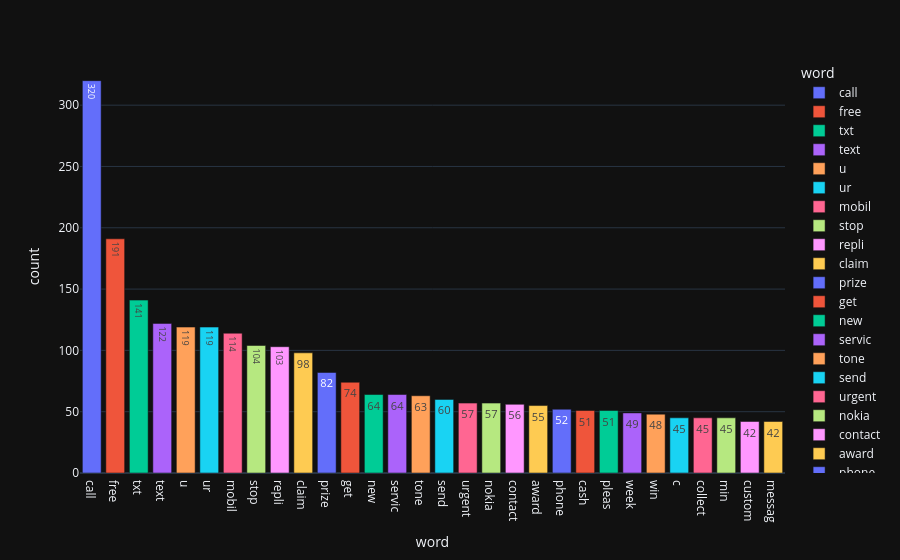

Notebook code cell kept with this figure:
### Code cell
px.bar(spam_freq_wrds, x='word', y='count', color='word', text='count')

### Figure 1 — Plotly figure (JSON) as saved in the notebook; plotly's stock layout.template omitted (floating-point values rounded to 4 significant figures)
{"data": [{"hovertemplate": "word=%{x}<br>count=%{text}<extra></extra>", "legendgroup": "call", "marker": {"color": "#636efa", "pattern": {"shape": ""}}, "name": "call", "orientation": "v", "showlegend": true, "text": [320.0], "textposition": "auto", "type": "bar", "x": ["call"], "xaxis": "x", "y": [320], "yaxis": "y"}, {"hovertemplate": "word=%{x}<br>count=%{text}<extra></extra>", "legendgroup": "free", "marker": {"color": "#EF553B", "pattern": {"shape": ""}}, "name": "free", "orientation": "v", "showlegend": true, "text": [191.0], "textposition": "auto", "type": "bar", "x": ["free"], "xaxis": "x", "y": [191], "yaxis": "y"}, {"hovertemplate": "word=%{x}<br>count=%{text}<extra></extra>", "legendgroup": "txt", "marker": {"color": "#00cc96", "pattern": {"shape": ""}}, "name": "txt", "orientation": "v", "showlegend": true, "text": [141.0], "textposition": "auto", "type": "bar", "x": ["txt"], "xaxis": "x", "y": [141], "yaxis": "y"}, {"hovertemplate": "word=%{x}<br>count=%{text}<extra></extra>", "legendgroup": "text", "marker": {"color": "#ab63fa", "pattern": {"shape": ""}}, "name": "text", "orientation": "v", "showlegend": true, "text": [122.0], "textposition": "auto", "type": "bar", "x": ["text"], "xaxis": "x", "y": [122], "yaxis": "y"}, {"hovertemplate": "word=%{x}<br>count=%{text}<extra></extra>", "legendgroup": "u", "marker": {"color": "#FFA15A", "pattern": {"shape": ""}}, "name": "u", "orientation": "v", "showlegend": true, "text": [119.0], "textposition": "auto", "type": "bar", "x": ["u"], "xaxis": "x", "y": [119], "yaxis": "y"}, {"hovertemplate": "word=%{x}<br>count=%{text}<extra></extra>", "legendgroup": "ur", "marker": {"color": "#19d3f3", "pattern": {"shape": ""}}, "name": "ur", "orientation": "v", "showlegend": true, "text": [119.0], "textposition": "auto", "type": "bar", "x": ["ur"], "xaxis": "x", "y": [119], "yaxis": "y"}, {"hovertemplate": "word=%{x}<br>count=%{text}<extra></extra>", "legendgroup": "mobil", "marker": {"color": "#FF6692", "pattern": {"shape": ""}}, "name": "mobil", "orientation": "v", "showlegend": true, "text": [114.0], "textposition": "auto", "type": "bar", "x": ["mobil"], "xaxis": "x", "y": [114], "yaxis": "y"}, {"hovertemplate": "word=%{x}<br>count=%{text}<extra></extra>", "legendgroup": "stop", "marker": {"color": "#B6E880", "pattern": {"shape": ""}}, "name": "stop", "orientation": "v", "showlegend": true, "text": [104.0], "textposition": "auto", "type": "bar", "x": ["stop"], "xaxis": "x", "y": [104], "yaxis": "y"}, {"hovertemplate": "word=%{x}<br>count=%{text}<extra></extra>", "legendgroup": "repli", "marker": {"color": "#FF97FF", "pattern": {"shape": ""}}, "name": "repli", "orientation": "v", "showlegend": true, "text": [103.0], "textposition": "auto", "type": "bar", "x": ["repli"], "xaxis": "x", "y": [103], "yaxis": "y"}, {"hovertemplate": "word=%{x}<br>count=%{text}<extra></extra>", "legendgroup": "claim", "marker": {"color": "#FECB52", "pattern": {"shape": ""}}, "name": "claim", "orientation": "v", "showlegend": true, "text": [98.0], "textposition": "auto", "type": "bar", "x": ["claim"], "xaxis": "x", "y": [98], "yaxis": "y"}, {"hovertemplate": "word=%{x}<br>count=%{text}<extra></extra>", "legendgroup": "prize", "marker": {"color": "#636efa", "pattern": {"shape": ""}}, "name": "prize", "orientation": "v", "showlegend": true, "text": [82.0], "textposition": "auto", "type": "bar", "x": ["prize"], "xaxis": "x", "y": [82], "yaxis": "y"}, {"hovertemplate": "word=%{x}<br>count=%{text}<extra></extra>", "legendgroup": "get", "marker": {"color": "#EF553B", "pattern": {"shape": ""}}, "name": "get", "orientation": "v", "showlegend": true, "text": [74.0], "textposition": "auto", "type": "bar", "x": ["get"], "xaxis": "x", "y": [74], "yaxis": "y"}, {"hovertemplate": "word=%{x}<br>count=%{text}<extra></extra>", "legendgroup": "new", "marker": {"color": "#00cc96", "pattern": {"shape": ""}}, "name": "new", "orientation": "v", "showlegend": true, "text": [64.0], "textposition": "auto", "type": "bar", "x": ["new"], "xaxis": "x", "y": [64], "yaxis": "y"}, {"hovertemplate": "word=%{x}<br>count=%{text}<extra></extra>", "legendgroup": "servic", "marker": {"color": "#ab63fa", "pattern": {"shape": ""}}, "name": "servic", "orientation": "v", "showlegend": true, "text": [64.0], "textposition": "auto", "type": "bar", "x": ["servic"], "xaxis": "x", "y": [64], "yaxis": "y"}, {"hovertemplate": "word=%{x}<br>count=%{text}<extra></extra>", "legendgroup": "tone", "marker": {"color": "#FFA15A", "pattern": {"shape": ""}}, "name": "tone", "orientation": "v", "showlegend": true, "text": [63.0], "textposition": "auto", "type": "bar", "x": ["tone"], "xaxis": "x", "y": [63], "yaxis": "y"}, {"hovertemplate": "word=%{x}<br>count=%{text}<extra></extra>", "legendgroup": "send", "marker": {"color": "#19d3f3", "pattern": {"shape": ""}}, "name": "send", "orientation": "v", "showlegend": true, "text": [60.0], "textposition": "auto", "type": "bar", "x": ["send"], "xaxis": "x", "y": [60], "yaxis": "y"}, {"hovertemplate": "word=%{x}<br>count=%{text}<extra></extra>", "legendgroup": "urgent", "marker": {"color": "#FF6692", "pattern": {"shape": ""}}, "name": "urgent", "orientation": "v", "showlegend": true, "text": [57.0], "textposition": "auto", "type": "bar", "x": ["urgent"], "xaxis": "x", "y": [57], "yaxis": "y"}, {"hovertemplate": "word=%{x}<br>count=%{text}<extra></extra>", "legendgroup": "nokia", "marker": {"color": "#B6E880", "pattern": {"shape": ""}}, "name": "nokia", "orientation": "v", "showlegend": true, "text": [57.0], "textposition": "auto", "type": "bar", "x": ["nokia"], "xaxis": "x", "y": [57], "yaxis": "y"}, {"hovertemplate": "word=%{x}<br>count=%{text}<extra></extra>", "legendgroup": "contact", "marker": {"color": "#FF97FF", "pattern": {"shape": ""}}, "name": "contact", "orientation": "v", "showlegend": true, "text": [56.0], "textposition": "auto", "type": "bar", "x": ["contact"], "xaxis": "x", "y": [56], "yaxis": "y"}, {"hovertemplate": "word=%{x}<br>count=%{text}<extra></extra>", "legendgroup": "award", "marker": {"color": "#FECB52", "pattern": {"shape": ""}}, "name": "award", "orientation": "v", "showlegend": true, "text": [55.0], "textposition": "auto", "type": "bar", "x": ["award"], "xaxis": "x", "y": [55], "yaxis": "y"}, {"hovertemplate": "word=%{x}<br>count=%{text}<extra></extra>", "legendgroup": "phone", "marker": {"color": "#636efa", "pattern": {"shape": ""}}, "name": "phone", "orientation": "v", "showlegend": true, "text": [52.0], "textposition": "auto", "type": "bar", "x": ["phone"], "xaxis": "x", "y": [52], "yaxis": "y"}, {"hovertemplate": "word=%{x}<br>count=%{text}<extra></extra>", "legendgroup": "cash", "marker": {"color": "#EF553B", "pattern": {"shape": ""}}, "name": "cash", "orientation": "v", "showlegend": true, "text": [51.0], "textposition": "auto", "type": "bar", "x": ["cash"], "xaxis": "x", "y": [51], "yaxis": "y"}, {"hovertemplate": "word=%{x}<br>count=%{text}<extra></extra>", "legendgroup": "pleas", "marker": {"color": "#00cc96", "pattern": {"shape": ""}}, "name": "pleas", "orientation": "v", "showlegend": true, "text": [51.0], "textposition": "auto", "type": "bar", "x": ["pleas"], "xaxis": "x", "y": [51], "yaxis": "y"}, {"hovertemplate": "word=%{x}<br>count=%{text}<extra></extra>", "legendgroup": "week", "marker": {"color": "#ab63fa", "pattern": {"shape": ""}}, "name": "week", "orientation": "v", "showlegend": true, "text": [49.0], "textposition": "auto", "type": "bar", "x": ["week"], "xaxis": "x", "y": [49], "yaxis": "y"}, {"hovertemplate": "word=%{x}<br>count=%{text}<extra></extra>", "legendgroup": "win", "marker": {"color": "#FFA15A", "pattern": {"shape": ""}}, "name": "win", "orientation": "v", "showlegend": true, "text": [48.0], "textposition": "auto", "type": "bar", "x": ["win"], "xaxis": "x", "y": [48], "yaxis": "y"}, {"hovertemplate": "word=%{x}<br>count=%{text}<extra></extra>", "legendgroup": "c", "marker": {"color": "#19d3f3", "pattern": {"shape": ""}}, "name": "c", "orientation": "v", "showlegend": true, "text": [45.0], "textposition": "auto", "type": "bar", "x": ["c"], "xaxis": "x", "y": [45], "yaxis": "y"}, {"hovertemplate": "word=%{x}<br>count=%{text}<extra></extra>", "legendgroup": "collect", "marker": {"color": "#FF6692", "pattern": {"shape": ""}}, "name": "collect", "orientation": "v", "showlegend": true, "text": [45.0], "textposition": "auto", "type": "bar", "x": ["collect"], "xaxis": "x", "y": [45], "yaxis": "y"}, {"hovertemplate": "word=%{x}<br>count=%{text}<extra></extra>", "legendgroup": "min", "marker": {"color": "#B6E880", "pattern": {"shape": ""}}, "name": "min", "orientation": "v", "showlegend": true, "text": [45.0], "textposition": "auto", "type": "bar", "x": ["min"], "xaxis": "x", "y": [45], "yaxis": "y"}, {"hovertemplate": "word=%{x}<br>count=%{text}<extra></extra>", "legendgroup": "custom", "marker": {"color": "#FF97FF", "pattern": {"shape": ""}}, "name": "custom", "orientation": "v", "showlegend": true, "text": [42.0], "textposition": "auto", "type": "bar", "x": ["custom"], "xaxis": "x", "y": [42], "yaxis": "y"}, {"hovertemplate": "word=%{x}<br>count=%{text}<extra></extra>", "legendgroup": "messag", "marker": {"color": "#FECB52", "pattern": {"shape": ""}}, "name": "messag", "orientation": "v", "showlegend": true, "text": [42.0], "textposition": "auto", "type": "bar", "x": ["messag"], "xaxis": "x", "y": [42], "yaxis": "y"}], "layout": {"barmode": "relative", "legend": {"title": {"text": "word"}, "tracegroupgap": 0}, "margin": {"t": 60}, "xaxis": {"anchor": "y", "categoryarray": ["call", "free", "txt", "text", "u", "ur", "mobil", "stop", "repli", "claim", "prize", "get", "new", "servic", "tone", "send", "urgent", "nokia", "contact", "award", "phone", "cash", "pleas", "week", "win", "c", "collect", "min", "custom", "messag"], "categoryorder": "array", "domain": [0, 1], "title": {"text": "word"}}, "yaxis": {"anchor": "x", "domain": [0, 1], "title": {"text": "count"}}}}
